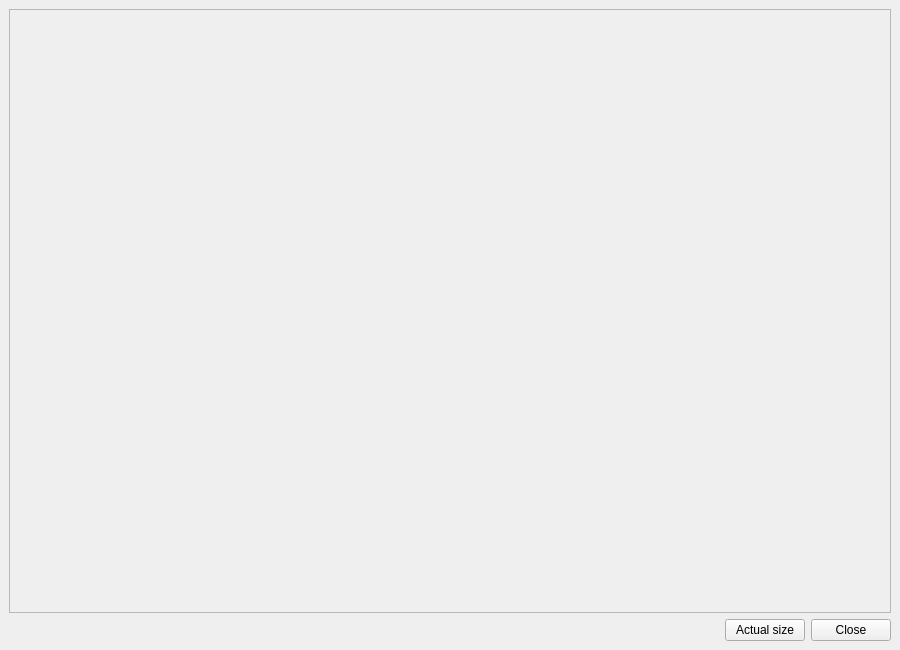
<?xml version="1.0" encoding="UTF-8"?>
<ui version="4.0">
 <class>ScreenshotWindow</class>
 <widget class="QMainWindow" name="ScreenshotWindow">
  <property name="geometry">
   <rect>
    <x>0</x>
    <y>0</y>
    <width>900</width>
    <height>650</height>
   </rect>
  </property>
  <property name="windowTitle">
   <string>FMSAT source screenshot</string>
  </property>
  <widget class="QWidget" name="centralwidget">
   <layout class="QVBoxLayout" name="vrt_main">
    <item>
     <widget class="QScrollArea" name="scroll_area">
      <property name="widgetResizable">
       <bool>true</bool>
      </property>
      <widget class="QLabel" name="image_label">
       <property name="text">
        <string/>
       </property>
       <property name="alignment">
        <set>Qt::AlignCenter</set>
       </property>
      </widget>
     </widget>
    </item>
    <item>
     <layout class="QHBoxLayout" name="hrz_buttons">
      <item>
       <spacer name="hrz_spacer">
        <property name="orientation">
         <enum>Qt::Horizontal</enum>
        </property>
        <property name="sizeHint" stdset="0">
         <size>
          <width>40</width>
          <height>20</height>
         </size>
        </property>
       </spacer>
      </item>
      <item>
       <widget class="QPushButton" name="size_button">
        <property name="text">
         <string>Actual size</string>
        </property>
       </widget>
      </item>
      <item>
       <widget class="QPushButton" name="close_button">
        <property name="text">
         <string>Close</string>
        </property>
       </widget>
      </item>
     </layout>
    </item>
   </layout>
  </widget>
 </widget>
 <resources/>
 <connections/>
</ui>
